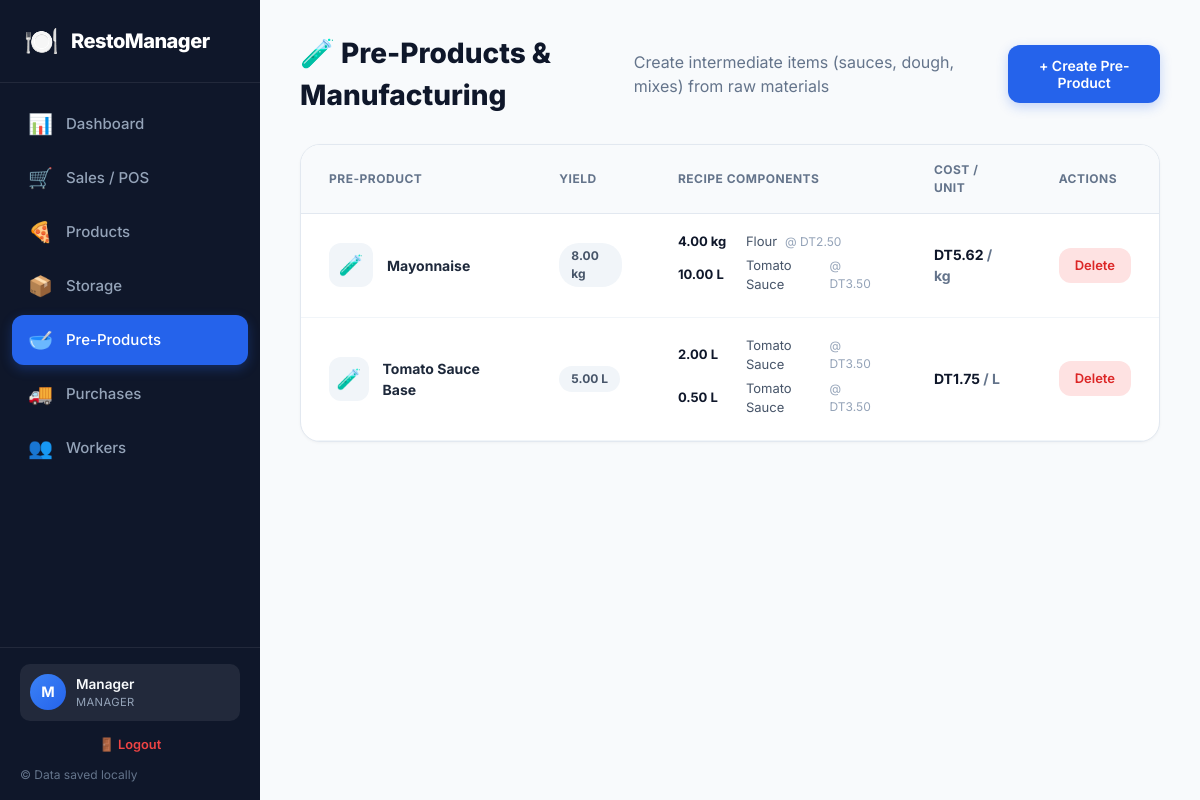
Page /pre-products (signed in) on the committed database.
### tables this page shows
CREATE TABLE users (
    id INTEGER PRIMARY KEY AUTOINCREMENT,
    name TEXT NOT NULL,
    email TEXT,
    role TEXT DEFAULT 'Waiter',
    phone TEXT,
    password TEXT,
    created_at TEXT DEFAULT CURRENT_TIMESTAMP
    );

CREATE TABLE pre_products (
    id INTEGER PRIMARY KEY AUTOINCREMENT,
    name TEXT NOT NULL,
    unit TEXT DEFAULT 'kg',
    yield_qty REAL DEFAULT 1,
    created_at TEXT DEFAULT CURRENT_TIMESTAMP
    );

CREATE TABLE pre_product_recipes (
    id INTEGER PRIMARY KEY AUTOINCREMENT,
    pre_product_id INTEGER,
    article_id INTEGER,
    quantity_needed REAL,
    FOREIGN KEY (pre_product_id) REFERENCES pre_products(id) ON DELETE CASCADE,
    FOREIGN KEY (article_id) REFERENCES articles(id) ON DELETE CASCADE
    );

CREATE TABLE articles (
    id INTEGER PRIMARY KEY AUTOINCREMENT,
    name TEXT NOT NULL,
    unit TEXT DEFAULT 'kg',
    stock_qty REAL DEFAULT 0,
    avg_cost REAL DEFAULT 0,
    min_stock REAL DEFAULT 10,
    location TEXT DEFAULT 'Storage Room',
    created_at TEXT DEFAULT CURRENT_TIMESTAMP
    );

### app.py (the view)
@app.route('/pre-products')
@manager_or_chef
def pre_products():
    conn = get_db()
    cursor = conn.cursor()
    cursor.execute("SELECT * FROM pre_products ORDER BY created_at DESC")
    pre_products_raw = rows_to_dict(cursor.fetchall())
    pre_products = []
    for pp in pre_products_raw:
        pp['cost_per_unit'] = get_pre_product_cost(pp['id'])
        pp['recipe'] = get_pre_product_recipe(pp['id'])
        pre_products.append(pp)
    cursor.execute("SELECT id, name, unit, avg_cost FROM articles ORDER BY name")
    articles = rows_to_dict(cursor.fetchall())
    conn.close()
    return render_template('pre_products.html', pre_products=pre_products, articles=articles)

### app.py (called while the page is built)
def get_db():
    conn = sqlite3.connect(DATABASE)
    conn.row_factory = sqlite3.Row
    return conn

def rows_to_dict(rows):
    return [dict(row) for row in rows]

def manager_or_chef(f):
    @wraps(f)
    def decorated_function(*args, **kwargs):
        if 'user_id' not in session:
            return redirect(url_for('login'))
        if session.get('user_role') not in ['Manager', 'Chef']:
            flash('Access denied. Insufficient permissions.', 'error')
            return redirect('/')
        return f(*args, **kwargs)
    return decorated_function

@app.context_processor
def inject_user():
    user = None
    if 'user_id' in session:
        conn = get_db()
        cursor = conn.cursor()
        cursor.execute("SELECT * FROM users WHERE id = ?", (session['user_id'],))
        row = cursor.fetchone()
        conn.close()
        if row:
            user = dict(row)
    return dict(current_user=user)

@app.before_request
def load_user():
    g.user = None
    if 'user_id' in session:
        conn = get_db()
        cursor = conn.cursor()
        cursor.execute("SELECT * FROM users WHERE id = ?", (session['user_id'],))
        row = cursor.fetchone()
        conn.close()
        if row:
            g.user = dict(row)

def get_pre_product_cost(pre_product_id):
    conn = get_db()
    cursor = conn.cursor()
    cursor.execute("""
        SELECT SUM(ppr.quantity_needed * a.avg_cost) as total_cost, pp.yield_qty
        FROM pre_product_recipes ppr
        JOIN articles a ON ppr.article_id = a.id
        JOIN pre_products pp ON ppr.pre_product_id = pp.id
        WHERE ppr.pre_product_id = ?
    """, (pre_product_id,))
    result = cursor.fetchone()
    conn.close()
    if result and result['total_cost'] is not None and result['yield_qty'] > 0:
        return round(result['total_cost'] / result['yield_qty'], 2)
    return 0

def get_pre_product_recipe(pre_product_id):
    conn = get_db()
    cursor = conn.cursor()
    cursor.execute("""
        SELECT ppr.*, a.name as article_name, a.unit as article_unit, a.avg_cost
        FROM pre_product_recipes ppr
        JOIN articles a ON ppr.article_id = a.id
        WHERE ppr.pre_product_id = ?
    """, (pre_product_id,))
    recipe = rows_to_dict(cursor.fetchall())
    conn.close()
    return recipe

### templates/pre_products.html (shortened to what this page needs)
{% extends "base.html" %}
{% block content %}
<div class="page-header">
    <h1>🧪 Pre-Products & Manufacturing</h1>
    <p class="text-muted">Create intermediate items (sauces, dough, mixes) from raw materials</p>
    <button class="btn btn-primary" onclick="openModal('addPreProductModal')">+ Create Pre-Product</button>
</div>
<div class="card">
    <div class="table-responsive">
        <table class="data-table">
            <thead>
                <tr>
                    <th>Pre-Product</th>
                    <th>Yield</th>
                    <th>Recipe Components</th>
                    <th>Cost / Unit</th>
                    <th>Actions</th>
                </tr>
            </thead>
            <tbody>
                {% for pp in pre_products %}
                <tr>
                    <td>
                        <div class="product-cell">
                            <div class="product-icon">🧪</div>
                            <div>
                                <strong>{{ pp.name }}</strong>
                            </div>
                        </div>
                    </td>
                    <td><span class="badge badge-category">{{ "%.2f"|format(pp.yield_qty) }} {{ pp.unit }}</span></td>
                    <td>
                        {% if pp.recipe %}
                            {% for comp in pp.recipe %}
                                <div class="recipe-line">
                                    <span class="recipe-qty">{{ "%.2f"|format(comp.quantity_needed) }} {{ comp.article_unit }}</span>
                                    <span class="recipe-name">{{ comp.article_name }}</span>
                                    <span class="recipe-cost">@ DT{{ "%.2f"|format(comp.avg_cost) }}</span>
                                </div>
                            {% endfor %}
                        {% else %}
                            <span class="text-muted">No recipe</span>
                        {% endif %}
                    </td>
                    <td class="cell-price">DT{{ "%.2f"|format(pp.cost_per_unit) }} <span class="text-muted">/ {{ pp.unit }}</span></td>
                    <td>
                        <a href="/pre-products/delete/{{ pp.id }}"
                           class="btn btn-danger btn-sm"
                           onclick="return confirm('Delete {{ pp.name }}?')">Delete</a>
                    </td>
                </tr>
                {% else %}
                <tr>
                    <td colspan="5" class="cell-empty">No pre-products yet. Create your first one!</td>
                </tr>
                {% endfor %}
            </tbody>
        </table>
    </div>
</div>
{% endblock %}

### templates/base.html (shortened to what this page needs)
<!DOCTYPE html>
<html lang="en">
<head>
    <link rel="stylesheet" href="{{ url_for('static', filename='style.css') }}">
</head>
<body>
    {% if current_user %}
    <div class="app-container">
        <aside class="sidebar" id="sidebar">
            <div class="logo">
                <span class="logo-icon">🍽️</span>
                <span class="logo-text">RestoManager</span>
            </div>
            <nav class="nav-menu">
                <a href="/" class="nav-item {% if request.path == '/' %}active{% endif %}">
                    <span class="nav-icon">📊</span>
                    <span>Dashboard</span>
                </a>
                <a href="/sales" class="nav-item {% if request.path == '/sales' %}active{% endif %}">
                    <span class="nav-icon">🛒</span>
                    <span>Sales / POS</span>
                </a>
                {% if current_user.role in ['Manager', 'Chef'] %}
                <a href="/products" class="nav-item {% if request.path == '/products' %}active{% endif %}">
                    <span class="nav-icon">🍕</span>
                    <span>Products</span>
                </a>
                <a href="/storage" class="nav-item {% if request.path == '/storage' %}active{% endif %}">
                    <span class="nav-icon">📦</span>
                    <span>Storage</span>
                </a>
                <a href="/pre-products" class="nav-item {% if request.path == '/pre-products' %}active{% endif %}">
                    <span class="nav-icon">🥣</span>
                    <span>Pre-Products</span>
                </a>
                <a href="/purchases" class="nav-item {% if request.path == '/purchases' %}active{% endif %}">
                    <span class="nav-icon">🚚</span>
                    <span>Purchases</span>
                </a>
                {% endif %}
                {% if current_user.role == 'Manager' %}
                <a href="/workers" class="nav-item {% if request.path == '/workers' %}active{% endif %}">
                    <span class="nav-icon">👥</span>
                    <span>Workers</span>
                </a>
                {% endif %}
            </nav>
            <div class="sidebar-footer">
                <div class="user-profile">
                    <div class="user-avatar">{{ current_user.name[0] }}</div>
                    <div class="user-info">
                        <span class="user-name">{{ current_user.name }}</span>
                        <span class="user-role">{{ current_user.role }}</span>
                    </div>
                </div>
                <a href="/logout" class="logout-link">🚪 Logout</a>
                <p>© Data saved locally</p>
            </div>
        </aside>
    {% endif %}
        <main class="main-content {% if not current_user %}login-page{% endif %}">
            {% block content %}{% endblock %}
        </main>
    {% if current_user %}
    </div>
    {% endif %}
</body>
</html>

### static/style.css (style rules this page uses)
* { margin: 0; padding: 0; box-sizing: border-box; }
body { font-family: 'Inter', -apple-system, BlinkMacSystemFont, 'Segoe UI', Roboto, sans-serif; background: #f8fafc; color: #1e293b; line-height: 1.5; -webkit-font-smoothing: antialiased; }
.app-container { display: flex; min-height: 100vh; }
.sidebar { width: 260px; background: #0f172a; display: flex; flex-direction: column; position: fixed; height: 100vh; z-index: 100; color: #fff; overflow-y: auto; }
.main-content { flex: 1; margin-left: 260px; padding: 32px 40px; min-height: 100vh; max-width: 1440px; }
.logo { padding: 20px 24px; display: flex; align-items: center; gap: 12px; border-bottom: 1px solid rgba(255,255,255,0.08); flex-shrink: 0; }
.logo-icon { font-size: 28px; }
.logo-text { font-size: 20px; font-weight: 800; color: #fff; letter-spacing: -0.5px; }
.nav-menu { flex: 1; padding: 16px 12px; display: flex; flex-direction: column; gap: 4px; overflow-y: auto; min-height: 0; }
.nav-item { display: flex; align-items: center; gap: 14px; padding: 10px 16px; border-radius: 12px; color: #94a3b8; text-decoration: none; font-weight: 500; font-size: 15px; transition: all 0.2s; flex-shrink: 0; }
.nav-item.active { background: #2563eb; color: #fff; box-shadow: 0 4px 12px rgba(37, 99, 235, 0.3); }
.nav-icon { font-size: 20px; width: 24px; text-align: center; }
.sidebar-footer { padding: 16px 20px; border-top: 1px solid rgba(255,255,255,0.08); font-size: 12px; color: #64748b; flex-shrink: 0; background: #0f172a; }
.table-responsive { overflow-x: auto; }
.page-header { display: flex; justify-content: space-between; align-items: center; margin-bottom: 28px; }
.page-header h1 { font-size: 28px; font-weight: 800; color: #0f172a; }
.card { background: #fff; border-radius: 20px; border: 1px solid #e2e8f0; box-shadow: 0 1px 3px rgba(0,0,0,0.04); margin-bottom: 24px; overflow: hidden; }
.data-table { width: 100%; border-collapse: collapse; }
.data-table th { text-align: left; padding: 16px 28px; font-size: 12px; font-weight: 700; color: #64748b; text-transform: uppercase; letter-spacing: 0.5px; background: #f8fafc; border-bottom: 1px solid #e2e8f0; }
.data-table td { padding: 18px 28px; border-bottom: 1px solid #f1f5f9; font-size: 14px; }
.cell-price { font-weight: 700; color: #0f172a; }
.badge { display: inline-block; padding: 4px 12px; border-radius: 20px; font-size: 12px; font-weight: 700; }
.badge-category { background: #f1f5f9; color: #475569; }
.btn { display: inline-flex; align-items: center; justify-content: center; gap: 8px; padding: 12px 24px; border-radius: 12px; font-size: 14px; font-weight: 600; border: none; cursor: pointer; text-decoration: none; transition: all 0.2s; font-family: inherit; }
.btn-primary { background: #2563eb; color: #fff; box-shadow: 0 4px 12px rgba(37, 99, 235, 0.25); }
.btn-danger { background: #fee2e2; color: #dc2626; }
.btn-sm { padding: 8px 16px; font-size: 13px; }
.product-cell { display: flex; align-items: center; gap: 14px; }
.product-icon { width: 44px; height: 44px; background: #f1f5f9; border-radius: 12px; display: flex; align-items: center; justify-content: center; font-size: 20px; }
.text-muted { color: #64748b; }
.recipe-line { display: flex; align-items: center; gap: 8px; font-size: 13px; margin-bottom: 4px; }
.recipe-qty { font-weight: 700; color: #0f172a; min-width: 60px; }
.recipe-name { color: #475569; }
.recipe-cost { color: #94a3b8; font-size: 12px; }
.user-profile { display: flex; align-items: center; gap: 10px; padding: 10px; background: rgba(255,255,255,0.08); border-radius: 10px; margin-bottom: 8px; }
.user-avatar { width: 36px; height: 36px; border-radius: 50%; background: linear-gradient(135deg, #3b82f6, #2563eb); color: #fff; font-weight: 700; font-size: 0.9rem; display: flex; align-items: center; justify-content: center; flex-shrink: 0; }
.user-info { display: flex; flex-direction: column; min-width: 0; }
.user-name { font-size: 0.85rem; font-weight: 600; color: #f8fafc; white-space: nowrap; overflow: hidden; text-overflow: ellipsis; }
.user-role { font-size: 0.7rem; color: #94a3b8; text-transform: uppercase; letter-spacing: 0.4px; }
.logout-link { display: block; text-align: center; padding: 6px; border-radius: 6px; color: #ef4444; font-size: 0.8rem; font-weight: 600; text-decoration: none; transition: background 0.15s; margin-bottom: 6px; }
body, .main-content, .app-container { overflow-x: hidden; max-width: 100vw; }
.table-responsive { overflow-x: auto; -webkit-overflow-scrolling: touch; width: 100%; }

### rows in the picture
users: name "M", name "Manager", role "MANAGER"
pre_products: name "Mayonnaise", yield_qty "8.00", unit "kg", cost_per_unit "5.62"
pre_product_recipes: quantity_needed "4.00", article_unit "kg", article_name "Flour"
articles: avg_cost "2.50"
pre_product_recipes: quantity_needed "10.00", article_unit "L", article_name "Tomato Sauce"
articles: avg_cost "3.50"
pre_products: name "Tomato Sauce Base", yield_qty "5.00", unit "L", cost_per_unit "1.75"
pre_product_recipes: quantity_needed "2.00", article_unit "L", article_name "Tomato Sauce"
pre_product_recipes: quantity_needed "0.50", article_unit "L", article_name "Tomato Sauce"
